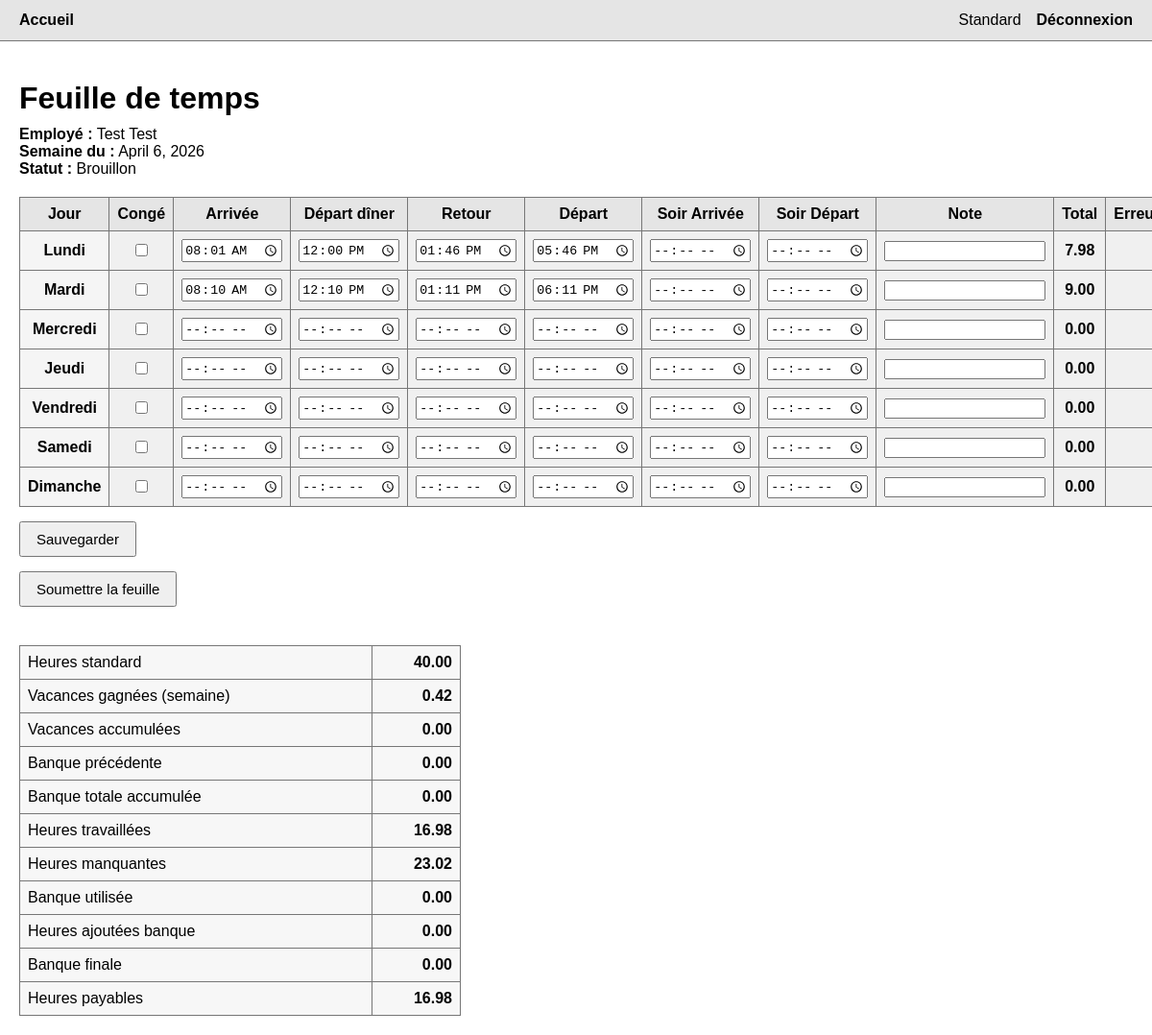
The page /timesheet/2/ (signed in) on the database its author committed.
### timesheets/models.py (models this page shows, shortened)
class WeeklyTimesheet(models.Model):
    STATUS_CHOICES = [
        ("draft", "Brouillon"),
        ("submitted", "Soumise"),
        ("approved", "Approuvée"),
        ("rejected", "Refusée"),
    ]
    employee = models.ForeignKey(
        Employee,
        on_delete=models.CASCADE,
        related_name="timesheets"
    )
    week_start = models.DateField()
    status = models.CharField(
        max_length=20,
        choices=STATUS_CHOICES,
        default="draft"
    )
    submitted_at = models.DateTimeField(null=True, blank=True)
    created_at = models.DateTimeField(auto_now_add=True)
    class Meta:
        constraints = [
            models.UniqueConstraint(
                fields=["employee", "week_start"],
                name="unique_employee_week"
            )
        ]
        ordering = ["-week_start"]
    def _q(self, value):
        return Decimal(value).quantize(Decimal("0.01"))
    @property
    def total_hours(self):
        total = sum((entry.total_hours for entry in self.entries.all()), Decimal("0.00"))
        return self._q(total)
    @property
    def standard_hours(self):
        return self._q(self.employee.weekly_regular_hours)
    @property
    def extra_hours(self):
        extra = self.total_hours - self.standard_hours
        return self._q(max(extra, Decimal("0.00")))
    @property
    def missing_hours(self):
        missing = self.standard_hours - self.total_hours
        return self._q(max(missing, Decimal("0.00")))
    @property
    def vacation_hours_earned(self):
        if self.standard_hours == 0:
            return self._q("0.00")
        ratio = self.payable_hours / self.standard_hours
        earned = min(ratio, Decimal("1.00"))
        return self._q(earned)
    @property
    def bank_hours_used(self):
        previous_balance = self.previous_approved_bank_balance
        return self._q(min(previous_balance, self.missing_hours))
    @property
    def bank_hours_added(self):
        return self.extra_hours
    @property
    def bank_hours_delta(self):
        return self._q(self.bank_hours_added - self.bank_hours_used)
    @property
    def payable_hours(self):
        result = self.total_hours + self.bank_hours_used
        return self._q(result)
    @property
    def previous_approved_timesheets(self):
        return (
            WeeklyTimesheet.objects
            .filter(
                employee=self.employee,
                status="approved",
                week_start__lt=self.week_start
            )
            .order_by("week_start")
        )
    @property
    def previous_approved_bank_balance(self):
        total = sum(
            (timesheet.bank_hours_delta for timesheet in self.previous_approved_timesheets),
            Decimal("0.00")
        )
        return self._q(total)
    @property
    def ending_bank_hours(self):
        result = self.previous_approved_bank_balance + self.bank_hours_delta
        return self._q(result)

class DailyEntry(models.Model):
    DAY_CHOICES = [
        (0, "Lundi"),
        (1, "Mardi"),
        (2, "Mercredi"),
        (3, "Jeudi"),
        (4, "Vendredi"),
        (5, "Samedi"),
        (6, "Dimanche"),
    ]
    ENTRY_TYPE_CHOICES = [
        ("work", "Travail"),
        ("vacation", "Vacances"),
        ("sick", "Maladie"),
        ("holiday", "Férié"),
        ("unpaid", "Sans solde"),
    ]
    timesheet = models.ForeignKey(
        WeeklyTimesheet,
        on_delete=models.CASCADE,
        related_name="entries"
    )
    day = models.IntegerField(choices=DAY_CHOICES)
    entry_type = models.CharField(
        max_length=20,
        choices=ENTRY_TYPE_CHOICES,
        default="work"
    )
    morning_in = models.TimeField(null=True, blank=True)
    lunch_out = models.TimeField(null=True, blank=True)
    lunch_in = models.TimeField(null=True, blank=True)
    day_shift_out = models.TimeField(null=True, blank=True)
    evening_shift_in = models.TimeField(null=True, blank=True)
    evening_shift_out = models.TimeField(null=True, blank=True)
    note = models.CharField(max_length=255, blank=True)
    class Meta:
        constraints = [
            models.UniqueConstraint(
                fields=["timesheet", "day"],
                name="unique_day_per_timesheet"
            )
        ]
        ordering = ["day"]
    def _hours_between(self, start, end):
        if not start or not end:
            return Decimal("0.00")
        start_dt = datetime.combine(datetime.today(), start)
        end_dt = datetime.combine(datetime.today(), end)
        diff = end_dt - start_dt
        return Decimal(diff.total_seconds() / 3600).quantize(Decimal("0.01"))
    @property
    def day_shift_hours(self):
        if self.entry_type != "work":
            return Decimal("0.00")
        morning = self._hours_between(self.morning_in, self.lunch_out)
        afternoon = self._hours_between(self.lunch_in, self.day_shift_out)
        return (morning + afternoon).quantize(Decimal("0.01"))
    @property
    def evening_shift_hours(self):
        if self.entry_type != "work":
            return Decimal("0.00")
        return self._hours_between(self.evening_shift_in, self.evening_shift_out)
    @property
    def total_hours(self):
        if self.entry_type != "work":
            return Decimal("0.00")
        return (self.day_shift_hours + self.evening_shift_hours).quantize(Decimal("0.01"))

### employees/models.py (models this page shows, shortened)
class Employee(models.Model):
    ROLE_CHOICES = [
        ("employee", "Employé"),
        ("manager", "Manager"),
        ("admin", "Admin"),
    ]
    user = models.OneToOneField(
        settings.AUTH_USER_MODEL,
        on_delete=models.CASCADE,
        related_name="employee_profile"
    )
    full_name = models.CharField(max_length=150)
    job_title = models.CharField(max_length=100, blank=True)
    hourly_rate = models.DecimalField(
        max_digits=10,
        decimal_places=2,
        default=Decimal("0.00")
    )
    weekly_regular_hours = models.DecimalField(
        max_digits=5,
        decimal_places=2,
        default=Decimal("40.00")
    )
    vacation_balance = models.DecimalField(
        max_digits=6,
        decimal_places=2,
        default=Decimal("0.00")
    )
    banked_hours_balance = models.DecimalField(
        max_digits=6,
        decimal_places=2,
        default=Decimal("0.00")
    )
    role = models.CharField(
        max_length=20,
        choices=ROLE_CHOICES,
        default="employee"
    )
    manager = models.ForeignKey(
        "self",
        null=True,
        blank=True,
        on_delete=models.SET_NULL,
        related_name="team_members"
    )
    is_active = models.BooleanField(default=True)
    created_at = models.DateTimeField(auto_now_add=True)
    class Meta:
        ordering = ["full_name"]
    def _q(self, value):
        return Decimal(value).quantize(Decimal("0.01"))
    @property
    def approved_timesheets(self):
        return self.timesheets.filter(status="approved").order_by("week_start")
    @property
    def calculated_vacation_balance(self):
        total = sum(
            (timesheet.vacation_hours_earned for timesheet in self.approved_timesheets),
            Decimal("0.00")
        )
        return self._q(total)
    @property
    def calculated_banked_hours_balance(self):
        total = sum(
            (timesheet.bank_hours_delta for timesheet in self.approved_timesheets),
            Decimal("0.00")
        )
        return self._q(total)

### timesheets/views.py (the view)
# urls.py: path("timesheet/<int:pk>/", views.timesheet_detail, name="timesheet_detail"),
@login_required
def timesheet_detail(request, pk):
    timesheet = get_object_or_404(WeeklyTimesheet, pk=pk)
    user_employee = get_employee_or_404(request.user)
    is_owner = timesheet.employee.user == request.user
    is_manager = user_employee.role == "manager"
    if not is_owner and not is_manager:
        raise Http404("Accès refusé")
    for day in range(7):
        DailyEntry.objects.get_or_create(
            timesheet=timesheet,
            day=day,
            defaults={"entry_type": "work"},
        )
    if request.method == "POST":
        if not is_owner or timesheet.status != "draft":
            raise Http404("Modification interdite")
        formset = DailyEntryFormSet(request.POST, instance=timesheet)
        if formset.is_valid():
            formset.save()
            return redirect("timesheet_detail", pk=pk)
    else:
        formset = DailyEntryFormSet(instance=timesheet)
    return render(
        request,
        "timesheets/timesheet_detail.html",
        {
            "timesheet": timesheet,
            "formset": formset,
        },
    )

### timesheets/views.py (called while the page is built)
def get_employee_or_404(user):
    try:
        return user.employee_profile
    except Exception:
        raise Http404("Aucun profil employé lié à cet utilisateur.")

### timesheets/templates/timesheets/timesheet_detail.html (shortened to what this page needs)
{% extends "base.html" %}
{% block content %}
<div class="page">
    <h1>Feuille de temps</h1>
    <div class="info">
        <strong>Employé :</strong> {{ timesheet.employee.full_name }}<br>
        <strong>Semaine du :</strong> {{ timesheet.week_start }}<br>
        <strong>Statut :</strong> {{ timesheet.get_status_display }}
    </div>
    {% if timesheet.status == "draft" %}
    <form method="post">
        <table>
            <thead>
                <tr>
                    <th>Jour</th>
                    <th>Congé</th>
                    <th>Arrivée</th>
                    <th>Départ dîner</th>
                    <th>Retour</th>
                    <th>Départ</th>
                    <th>Soir Arrivée</th>
                    <th>Soir Départ</th>
                    <th>Note</th>
                    <th>Total</th>
                    <th>Erreurs</th>
                </tr>
            </thead>
            <tbody>
                {% for form in formset %}
                <tr class="timesheet-row">
                    <td class="day">{{ form.instance.get_day_display }}</td>
                    <td>{{ form.is_leave }}</td>
                    <td>{{ form.morning_in }}</td>
                    <td>{{ form.lunch_out }}</td>
                    <td>{{ form.lunch_in }}</td>
                    <td>{{ form.day_shift_out }}</td>
                    <td>{{ form.evening_shift_in }}</td>
                    <td>{{ form.evening_shift_out }}</td>
                    <td>{{ form.note }}</td>
                    <td class="total">{{ form.instance.total_hours }}</td>
                    <td class="errors">{{ form.errors }}</td>
                </tr>
                {% endfor %}
            </tbody>
        </table>
        <div class="actions">
            <button type="submit">Sauvegarder</button>
        </div>
    </form>
    <form method="post" action="{% url 'submit_timesheet' timesheet.id %}">
        <div class="actions">
            <button type="submit">Soumettre la feuille</button>
        </div>
    </form>
    {% endif %}
    <table class="summary">
        <tr>
            <td>Heures standard</td>
            <td>{{ timesheet.standard_hours }}</td>
        </tr>
        <tr>
            <td>Vacances gagnées (semaine)</td>
            <td>{{ timesheet.vacation_hours_earned }}</td>
        </tr>
        <tr>
            <td>Vacances accumulées</td>
            <td>{{ timesheet.employee.calculated_vacation_balance }}</td>
        </tr>
        <tr>
            <td>Banque précédente</td>
            <td>{{ timesheet.previous_approved_bank_balance }}</td>
        </tr>
        <tr>
            <td>Banque totale accumulée</td>
            <td>{{ timesheet.employee.calculated_banked_hours_balance }}</td>
        </tr>
        <tr>
            <td>Heures travaillées</td>
            <td>{{ timesheet.total_hours }}</td>
        </tr>
        <tr>
            <td>Heures manquantes</td>
            <td>{{ timesheet.missing_hours }}</td>
        </tr>
        <tr>
            <td>Banque utilisée</td>
            <td>{{ timesheet.bank_hours_used }}</td>
        </tr>
        <tr>
            <td>Heures ajoutées banque</td>
            <td>{{ timesheet.bank_hours_added }}</td>
        </tr>
        <tr>
            <td>Banque finale</td>
            <td>{{ timesheet.ending_bank_hours }}</td>
        </tr>
        <tr>
            <td>Heures payables</td>
            <td>{{ timesheet.payable_hours }}</td>
        </tr>
    </table>
</div>
{% endblock %}

### templates/base.html (shortened to what this page needs)
<!DOCTYPE html>
<html lang="fr">
<head>
</head>
<body>
    <div class="navbar">
        {% if request.user.is_authenticated %}
            <a href="{% url 'dashboard' %}">Accueil</a>
        {% endif %}
        <div class="right">
            {% if request.user.is_authenticated %}
                <span>{{ request.user.username }}</span>
                <form method="post" action="{% url 'logout' %}" class="logout-form">
                    <button type="submit">Déconnexion</button>
                </form>
            {% else %}
                <a href="{% url 'login' %}">Connexion</a>
            {% endif %}
        </div>
    </div>
    <div class="page-wrapper">
        {% block content %}{% endblock %}
    </div>
</body>
</html>

### templates/base.html (style rules this page uses)
body { font-family: Arial, Helvetica, sans-serif; margin: 0; }
.navbar { background: #e5e5e5; border-bottom: 1px solid #777; padding: 12px 20px; display: flex; gap: 16px; align-items: center; }
.navbar a { text-decoration: none; color: #000; font-weight: bold; }
.navbar .right { margin-left: auto; display: flex; gap: 16px; align-items: center; }
.page-wrapper { padding: 20px; }
.logout-form { display: inline; margin: 0; }
.logout-form button { background: none; border: none; padding: 0; margin: 0; font: inherit; font-weight: bold; cursor: pointer; color: #000; }

### timesheets/templates/timesheets/timesheet_detail.html (style rules this page uses)
.page { max-width: 1300px; margin: auto; }
h1 { margin-bottom: 10px; }
.info { margin-bottom: 20px; font-size: 16px; }
table { border-collapse: collapse; width: 100%; }
th, td { border: 1px solid #777; padding: 8px; text-align: center; }
th { background: #e5e5e5; font-weight: bold; }
td { background: #f0f0f0; }
.day { font-weight: bold; background: #f5f5f5; }
.total { font-weight: bold; }
input[type="time"] { width: 100px; }
input[type="text"] { width: 160px; }
.errors { color: red; text-align: left; font-size: 13px; }
.summary { margin-top: 40px; width: 460px; }
.summary td { text-align: left; background: #f7f7f7; }
.summary td:last-child { text-align: right; font-weight: bold; }
.actions { margin-top: 15px; display: flex; gap: 10px; flex-wrap: wrap; }
button { padding: 8px 16px; font-size: 15px; }

### rows shown on the page
WeeklyTimesheet: employee.full_name "Test Test", week_start "April 6, 2026", status "Brouillon", standard_hours "40.00", vacation_hours_earned "0.42", employee.calculated_vacation_balance "0.00", previous_approved_bank_balance "0.00", employee.calculated_banked_hours_balance "0.00", total_hours "16.98", missing_hours "23.02", bank_hours_used "0.00", bank_hours_added "0.00", ending_bank_hours "0.00", payable_hours "16.98"
DailyEntry: instance.day "Lundi", instance.total_hours "7.98"
DailyEntry: instance.day "Mardi", instance.total_hours "9.00"
DailyEntry: instance.day "Mercredi", instance.total_hours "0.00"
DailyEntry: instance.day "Jeudi", instance.total_hours "0.00"
DailyEntry: instance.day "Vendredi", instance.total_hours "0.00"
DailyEntry: instance.day "Samedi", instance.total_hours "0.00"
DailyEntry: instance.day "Dimanche", instance.total_hours "0.00"

### other values the page prints
{{ request.user.username }} "Standard"
